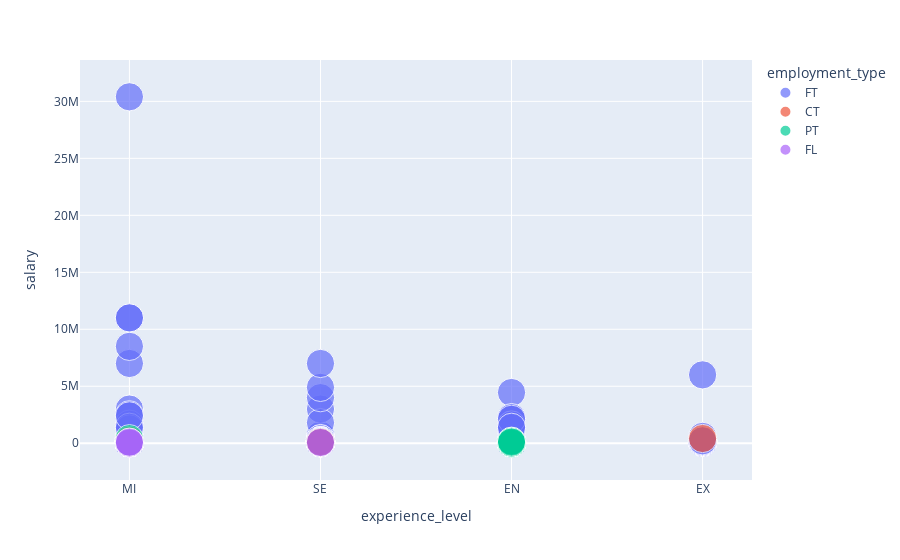

Notebook code cell kept with this figure:
### Code cell
fig = px.scatter(df, x='experience_level', y='salary', color="employment_type",size='work_year')
fig.update_traces(textposition="bottom right")
fig.show()

### Figure 1 — Plotly figure (JSON) as saved in the notebook; plotly's stock layout.template omitted (floating-point values rounded to 4 significant figures; data arrays with more than 128 entries replaced by an {"elided": "..."} marker saying what was removed)
{"data": [{"hovertemplate": "employment_type=FT<br>experience_level=%{x}<br>salary=%{y}<br>work_year=%{marker.size}<extra></extra>", "legendgroup": "FT", "marker": {"color": "#636efa", "size": {"elided": "588 int values"}, "sizemode": "area", "sizeref": 5.055, "symbol": "circle"}, "mode": "markers", "name": "FT", "orientation": "v", "showlegend": true, "textposition": "bottom right", "type": "scatter", "x": {"elided": "588 str values"}, "xaxis": "x", "y": {"elided": "588 int values"}, "yaxis": "y"}, {"hovertemplate": "employment_type=CT<br>experience_level=%{x}<br>salary=%{y}<br>work_year=%{marker.size}<extra></extra>", "legendgroup": "CT", "marker": {"color": "#EF553B", "size": [2020, 2021, 2021, 2021, 2022], "sizemode": "area", "sizeref": 5.055, "symbol": "circle"}, "mode": "markers", "name": "CT", "orientation": "v", "showlegend": true, "textposition": "bottom right", "type": "scatter", "x": ["EN", "MI", "EX", "SE", "EN"], "xaxis": "x", "y": [100000, 270000, 416000, 105000, 29000], "yaxis": "y"}, {"hovertemplate": "employment_type=PT<br>experience_level=%{x}<br>salary=%{y}<br>work_year=%{marker.size}<extra></extra>", "legendgroup": "PT", "marker": {"color": "#00cc96", "size": [2020, 2020, 2021, 2021, 2021, 2021, 2021, 2021, 2022, 2022], "sizemode": "area", "sizeref": 5.055, "symbol": "circle"}, "mode": "markers", "name": "PT", "orientation": "v", "showlegend": true, "textposition": "bottom right", "type": "scatter", "x": ["EN", "EN", "MI", "EN", "EN", "EN", "EN", "MI", "MI", "EN"], "xaxis": "x", "y": [14000, 19000, 400000, 12000, 12000, 8760, 180000, 59000, 50000, 100000], "yaxis": "y"}, {"hovertemplate": "employment_type=FL<br>experience_level=%{x}<br>salary=%{y}<br>work_year=%{marker.size}<extra></extra>", "legendgroup": "FL", "marker": {"color": "#ab63fa", "size": [2020, 2021, 2021, 2022], "sizemode": "area", "sizeref": 5.055, "symbol": "circle"}, "mode": "markers", "name": "FL", "orientation": "v", "showlegend": true, "textposition": "bottom right", "type": "scatter", "x": ["SE", "MI", "MI", "MI"], "xaxis": "x", "y": [60000, 12000, 20000, 100000], "yaxis": "y"}], "layout": {"legend": {"itemsizing": "constant", "title": {"text": "employment_type"}, "tracegroupgap": 0}, "margin": {"t": 60}, "xaxis": {"anchor": "y", "domain": [0, 1], "title": {"text": "experience_level"}}, "yaxis": {"anchor": "x", "domain": [0, 1], "title": {"text": "salary"}}}}
